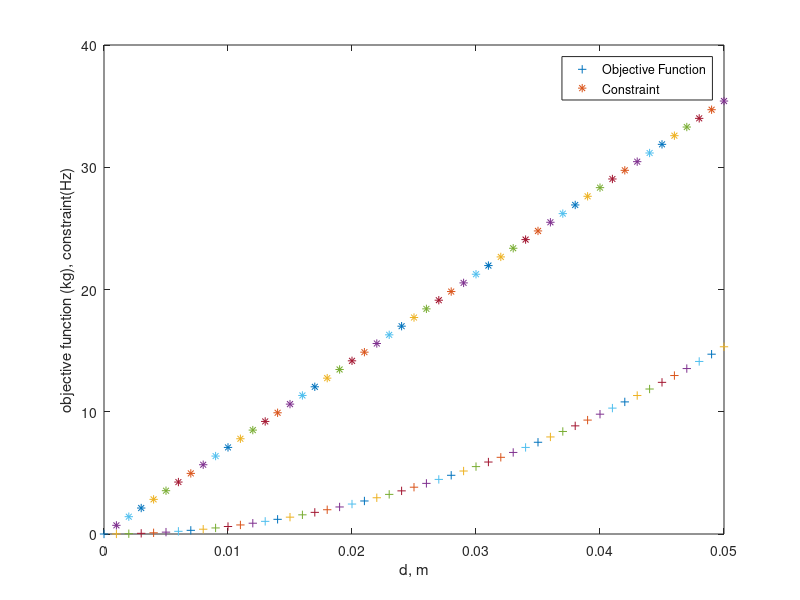

Write MATLAB code to recreate this figure.
%%%%%%%%%%%%%%%%%%%%%%%%%%%%%%%%%%%%%%%%%%%%%
% MATLAB code graph_examp14.m
%%%%%%%%%%%%%%%%%%%%%%%%%%%%%%%%%%%%%%%%%%%%%
%
% L -> length of rod
% rho -> density of rod material
% d -> diameter of rod
% m -> mass of rod
% I -> moment of inertia
% k -> mass per unit length
% f1 -> frequency
% plot, xlabel, ylabel, legend -> MATLAB function
%
L = 1;
rho = 7800;
E = 2e11;

for d = 0.0:0.001:0.05
mass = (pi/4)*d*d*L*rho;
k = mass/L;
I = (pi/64)*d^4;
f1 = (1/(2*pi))*(3.5156/(L*L))*sqrt((E*I)/k);
plot(d,mass,'+')
hold on
plot(d,f1,'*')
hold on
end

xlabel('d, m')
ylabel('objective function (kg), constraint(Hz)')
legend('Objective Function','Constraint')

%%%%%%%%%%%%%%%%%%%%%%%%%%%%%%%%%%%%%%%%%%%%%
